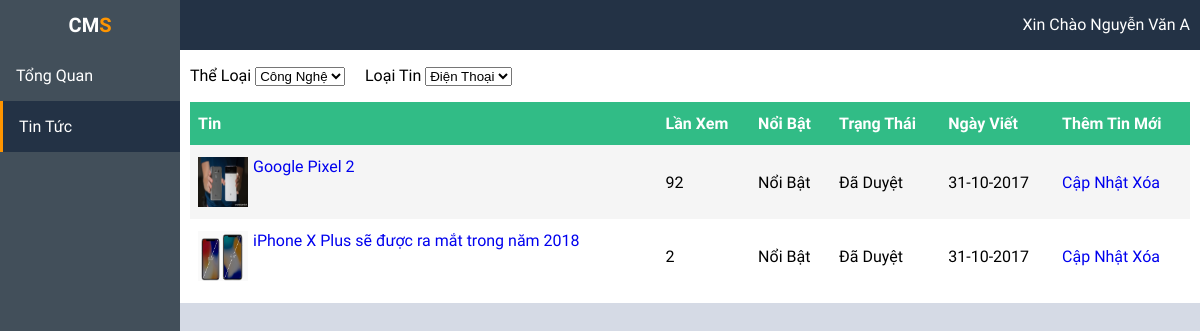
Screenshot of /admin/index.php?k=t (signed in) with the database file from the repository.
### tables this page shows
CREATE TABLE `tin` (
  `idTin` int(11) NOT NULL,
  `TieuDe` varchar(255) NOT NULL DEFAULT '',
  `TieuDe_KhongDau` varchar(255) DEFAULT NULL,
  `TomTat` varchar(1000) DEFAULT NULL,
  `urlHinh` varchar(255) DEFAULT NULL,
  `Ngay` datetime DEFAULT '0000-00-00 00:00:00',
  `idUser` int(11) NOT NULL DEFAULT '0',
  `Content` text,
  `idLT` int(11) NOT NULL DEFAULT '0',
  `SoLanXem` int(11) DEFAULT '0',
  `TinNoiBat` tinyint(1) DEFAULT '0',
  `AnHien` tinyint(1) DEFAULT '1'
);

### admin/thanhvien/tin.php (the view, shortened to what this page needs)
<form action="" method="get" name="form1">
	<p>
		<label for="theloai">Thể Loại</label>
		<select name="idTL" id="idTL" onchange="form1.submit()">
			<?php
				$query = mysqli_query($conn, "SELECT * FROM theloai ORDER BY ThuTu");
				$i = 1;
				while($row = mysqli_fetch_array($query)){
					if($i==1){
						$idTL = $row['idTL']; $i=0;
					}
			?>
				<option value="<?php echo $row['idTL']; ?>" <?php
				?>><?php echo $row['TenTL']; ?></option>
			<?php } ?>
		</select>
		<label for="loaitin">Loại Tin</label>
		<select name="idLT" id="idLT" onchange="form1.submit()">
			<?php
				$idLT = 0;
				$query_lt = mysqli_query($conn, "SELECT * FROM loaitin WHERE idTL=$idTL ORDER BY ThuTu");
				while($row_lt = mysqli_fetch_array($query_lt)){
					if($idLT == 0){
						$idLT = $row_lt['idLT'];
					}
			?>
				<option value="<?php echo $row_lt['idLT']; ?>" <?php
				?>><?php echo $row_lt['Ten']; ?></option>
			<?php } ?>
		</select>
	</p>
</form>
<div class="container">
	<table>
		<thead>
			<tr>
				<th>Tin</th>
				<th>Lần Xem</th>
				<th>Nổi Bật</th>
				<th>Trạng Thái</th>
				<th>Ngày Viết</th>
				<th><a href="index.php?k=tt&idTL=<?php echo $idTL; ?>&idLT=<?php echo $idLT; ?>">Thêm Tin Mới</a></th>
			</tr>
		</thead>
		<tbody>
			<?php
				$query_t = mysqli_query($conn, "select * from tin where idLT=$idLT and idUser={$_SESSION['id']} and AnHien=1 order by idTin DESC ");
				while($row_t = mysqli_fetch_array($query_t)){
			?>
			<tr>
				<td>
					<img src="../<?php echo $row_t['urlHinh']; ?>" width="50" height="50" alt="" style="float: left; margin-right: 5px;" />
					<a href="index.php?k=ts&idTL=<?php echo $idTL; ?>&idLT=<?php echo $idLT; ?>&idTin=<?php echo $row_t['idTin']; ?>"><?php echo $row_t['TieuDe']; ?></a>
				</td>
				<td><?php echo $row_t['SoLanXem']; ?></td>
				<td><?php if($row_t['TinNoiBat']) echo "Nổi Bật"; else echo "Không"; ?></td>
				<td><?php if($row_t['AnHien']) echo "Đã Duyệt"; else "Chưa Duyệt"; ?></td>
				<td><?php echo date("d-m-Y", strtotime($row_t['Ngay'])); ?></td>
				<td>
					<a href="index.php?k=ts&idTL=<?php echo $idTL; ?>&idLT=<?php echo $idLT; ?>&idTin=<?php echo $row_t['idTin']; ?>">Cập Nhật</a>
					<a href="libs/process.php?idTin=<?php echo $row_t['idTin']; ?>" onclick="return confrim('Bạn có chắc xóa tin này chứ')">Xóa</a>
				</td>
			</tr>
			<?php } ?>
		</tbody>
	</table>
</div>

### admin/css/style.css (style rules this page uses)
body { margin: 0; padding: 0; font-family: 'Saira', sans-serif; background: #d5dae5; width: 100%; }
a { outline: none; }
table { border-collapse: collapse; width: 100%; background: #fff; }
td, th { padding: 0.75em 0.5em; text-align: left; }
td a, th a, tr a { text-decoration: none; }
th a { color: #fff; }
th { background-color: #31bc86; font-weight: bold; color: #fff; white-space: nowrap; }
tbody tr:nth-child(2n-1) { background: #f5f5f5; transition: all .125s ease-in-out; }

### rows the page displays
tin: urlHinh (picture), TieuDe "Google Pixel 2", SoLanXem "92", TinNoiBat "Nổi Bật", AnHien "Đã Duyệt", Ngay "31-10-2017"
tin: urlHinh (picture), TieuDe "iPhone X Plus sẽ được ra mắt trong năm 2018", SoLanXem "2", TinNoiBat "Nổi Bật", AnHien "Đã Duyệt", Ngay "31-10-2017"

### other values shown
$_SESSION['hoten'] "Nguyễn Văn A"
form field idTL "Công Nghệ"
form field idLT "Điện Thoại"
